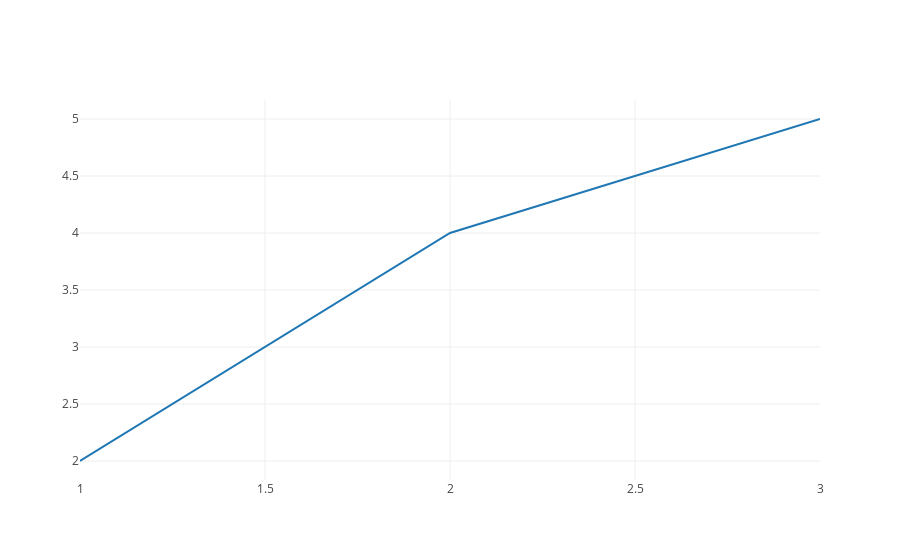

The notebook cell saved with this chart:
### Markdown cell above
> Uncomment and run the code below

### Code cell
trace2 = trace_values([1, 2, 3], [2, 4, 5], 'lines', 'line trace')
plot({'data': [trace2]})

### Figure 1 — Plotly figure (JSON) as saved in the notebook; plotly's stock layout.template omitted (floating-point values rounded to 4 significant figures)
{"data": [{"mode": "lines", "name": "line trace", "type": "scatter", "uid": "c75d4be0-7f6c-11e9-8417-174924cb141a", "x": [1, 2, 3], "y": [2, 4, 5]}], "layout": {}}
